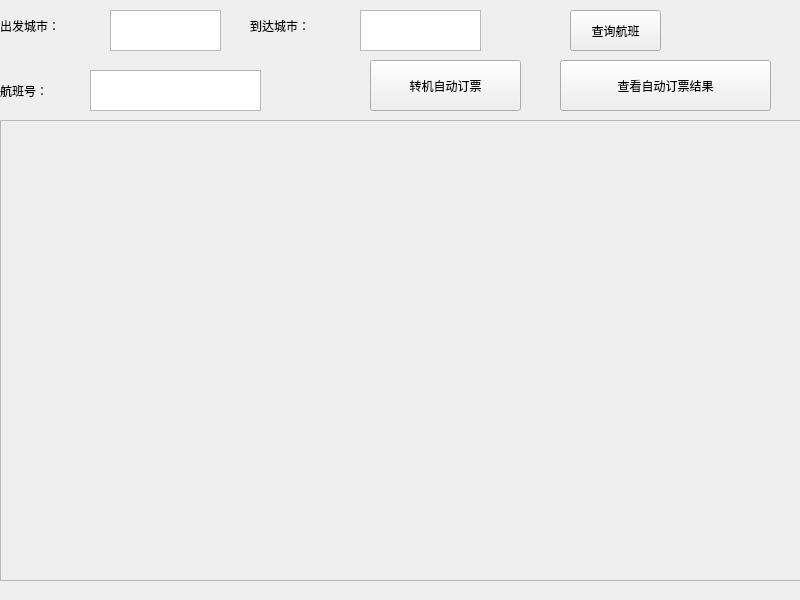
<?xml version="1.0" encoding="UTF-8"?>
<ui version="4.0">
 <class>BookTicket</class>
 <widget class="QMainWindow" name="BookTicket">
  <property name="geometry">
   <rect>
    <x>0</x>
    <y>0</y>
    <width>800</width>
    <height>600</height>
   </rect>
  </property>
  <property name="windowTitle">
   <string>MainWindow</string>
  </property>
  <widget class="QWidget" name="centralwidget">
   <widget class="QLabel" name="label">
    <property name="geometry">
     <rect>
      <x>0</x>
      <y>0</y>
      <width>91</width>
      <height>51</height>
     </rect>
    </property>
    <property name="styleSheet">
     <string notr="true">font: 16pt &quot;Microsoft YaHei UI&quot;;</string>
    </property>
    <property name="text">
     <string>出发城市：</string>
    </property>
   </widget>
   <widget class="QTextEdit" name="departure">
    <property name="geometry">
     <rect>
      <x>110</x>
      <y>10</y>
      <width>111</width>
      <height>41</height>
     </rect>
    </property>
    <property name="styleSheet">
     <string notr="true">font: 16pt &quot;Microsoft YaHei UI&quot;;</string>
    </property>
   </widget>
   <widget class="QLabel" name="label_2">
    <property name="geometry">
     <rect>
      <x>250</x>
      <y>0</y>
      <width>91</width>
      <height>51</height>
     </rect>
    </property>
    <property name="styleSheet">
     <string notr="true">font: 16pt &quot;Microsoft YaHei UI&quot;;</string>
    </property>
    <property name="text">
     <string>到达城市：</string>
    </property>
   </widget>
   <widget class="QTextEdit" name="arrive">
    <property name="geometry">
     <rect>
      <x>360</x>
      <y>10</y>
      <width>121</width>
      <height>41</height>
     </rect>
    </property>
    <property name="styleSheet">
     <string notr="true">font: 16pt &quot;Microsoft YaHei UI&quot;;</string>
    </property>
   </widget>
   <widget class="QLabel" name="label_3">
    <property name="geometry">
     <rect>
      <x>0</x>
      <y>70</y>
      <width>91</width>
      <height>41</height>
     </rect>
    </property>
    <property name="styleSheet">
     <string notr="true">font: 16pt &quot;Microsoft YaHei UI&quot;;</string>
    </property>
    <property name="text">
     <string>航班号：</string>
    </property>
   </widget>
   <widget class="QTextEdit" name="plane_num">
    <property name="geometry">
     <rect>
      <x>90</x>
      <y>70</y>
      <width>171</width>
      <height>41</height>
     </rect>
    </property>
   </widget>
   <widget class="QPushButton" name="pushButton">
    <property name="geometry">
     <rect>
      <x>570</x>
      <y>10</y>
      <width>91</width>
      <height>41</height>
     </rect>
    </property>
    <property name="styleSheet">
     <string notr="true">font: 16pt &quot;Microsoft YaHei UI&quot;;</string>
    </property>
    <property name="text">
     <string>查询航班</string>
    </property>
   </widget>
   <widget class="QScrollArea" name="scrollArea">
    <property name="geometry">
     <rect>
      <x>0</x>
      <y>120</y>
      <width>801</width>
      <height>461</height>
     </rect>
    </property>
    <property name="widgetResizable">
     <bool>true</bool>
    </property>
    <widget class="QWidget" name="scrollAreaWidgetContents">
     <property name="geometry">
      <rect>
       <x>0</x>
       <y>0</y>
       <width>799</width>
       <height>459</height>
      </rect>
     </property>
    </widget>
   </widget>
   <widget class="QPushButton" name="pushButton_2">
    <property name="geometry">
     <rect>
      <x>370</x>
      <y>60</y>
      <width>151</width>
      <height>51</height>
     </rect>
    </property>
    <property name="styleSheet">
     <string notr="true">font: 16pt &quot;Microsoft YaHei UI&quot;;</string>
    </property>
    <property name="text">
     <string>转机自动订票</string>
    </property>
   </widget>
   <widget class="QPushButton" name="pushButton_3">
    <property name="geometry">
     <rect>
      <x>560</x>
      <y>60</y>
      <width>211</width>
      <height>51</height>
     </rect>
    </property>
    <property name="styleSheet">
     <string notr="true">font: 16pt &quot;Microsoft YaHei UI&quot;;</string>
    </property>
    <property name="text">
     <string>查看自动订票结果</string>
    </property>
   </widget>
  </widget>
  <widget class="QMenuBar" name="menubar">
   <property name="geometry">
    <rect>
     <x>0</x>
     <y>0</y>
     <width>800</width>
     <height>21</height>
    </rect>
   </property>
  </widget>
 </widget>
 <resources/>
 <connections/>
</ui>
